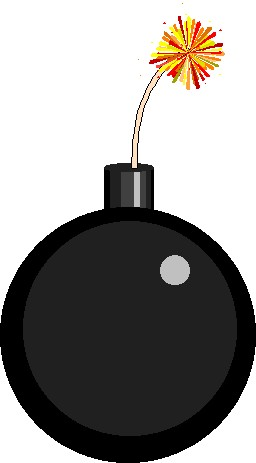
#> input picture renaud/bombe.bmp, 256 x 463 px
$ python whatsappify.py renaud/bombe.bmp
#> lines starting #> are read from the running program, lines starting #| are printed output that depends on the picture
#!/usr/bin/env python3
import argparse
from textwrap import dedent

p = parser = argparse.ArgumentParser(description=dedent('''
        Create an image for whatsapp
    ''').strip('\n'))

p.add_argument("files", nargs='+')
p.add_argument("--out", "-o", nargs='+')
p.add_argument("-b", '--background', default=None)
p.add_argument("-v", "--verbose", action='store_true')

args = parser.parse_args()

def parse_color(string):
    """
    >>> parse_color('#ffcc99') == (0xff, 0xcc, 0x99)
    True
    """
    assert string.startswith('#')
    assert len(string) in (6+1, 8+1)
    return tuple(int(string[1+i:1+i+2], base=16)
                 for i in range(len(string) // 2))

def new_name(x):
    import os
    from itertools import count, filterfalse
    splitext = os.path.splitext
    a,b = splitext(x)

    def first_not_exists(x):
        return next(filterfalse(os.path.exists, x))

    return first_not_exists('{}__{}{}'.format(a, i, b)
                            for i in count(1))

if args.out:
    assert len(args.files) == len(args.out)
else:
    args.out = list(map(new_name, args.files))


from PIL import Image
for filename, out_filename in zip(args.files, args.out):
    im = Image.open(filename)
#> im is the input picture: PIL image 256x463 RGB; mean R, G, B 149.8, 147.6, 145
    bcolor = im.getpixel((0,0)) if not args.background else parse_color(args.background)
#> bcolor = (255, 255, 255)
    real_background_color = bcolor[:len(im.mode)]
#> real_background_color = (255, 255, 255)
    out = Image.new(im.mode, (max(im.size), max(im.size)), real_background_color)
#> out: PIL image 463x463 RGB; every value is 255
    position = ((im.size[0] // 2, 0) if im.size[0] < im.size[1] else
                (0, im.size[1] // 2))
#> position = (128, 0)
    out.paste(im, position)
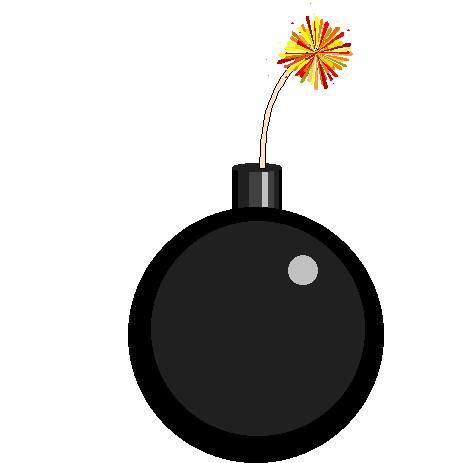
#> out: PIL image 463x463 RGB; mean R, G, B 196.9, 195.6, 194.2
    out.save(out_filename)

    if args.verbose:
        print('Created', out_filename)
